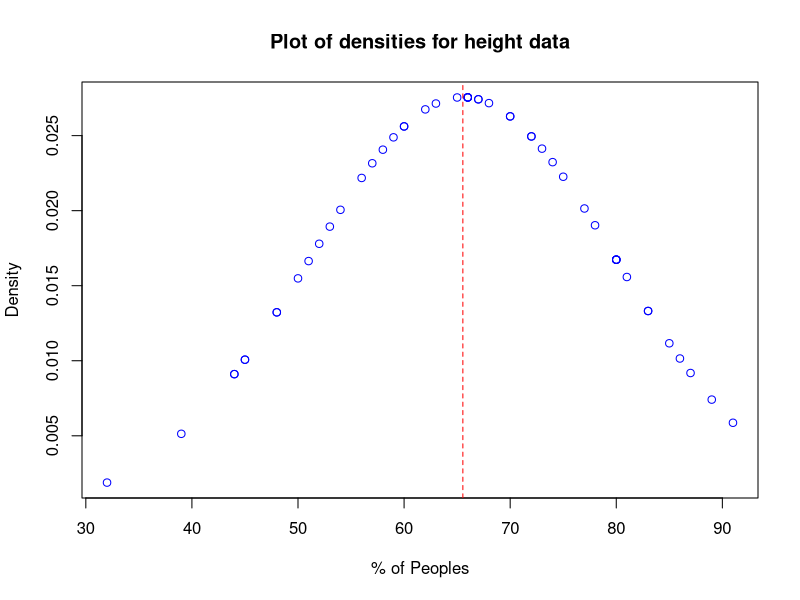
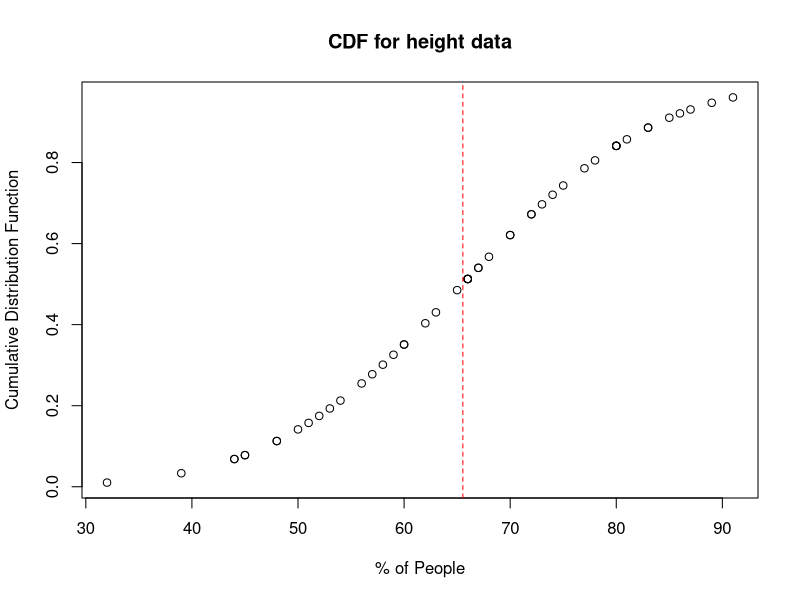

Here is the R script that generated these plots, in order:
data <- USArrests$UrbanPop
# print(data)
# plot(data)
mu <- mean(data)
std <- sd(data)
normalized <- dnorm(data, mu, std)

png(filename = "Normalized_Data.png")
plot(data, normalized,
    col = "blue",
    xlab = "% of Peoples", ylab = "Density",
    main = "Plot of densities for height data"
)
abline(v = mu, col = "red", lty = "dashed")
dev.off()

png(filename = "CDF.png")
plot(data, pnorm(data, mean = mu, sd = std),
    ylab = "Cumulative Distribution Function",
    xlab = "% of People",
    main = "CDF for height data"
)
abline(v = mu, col = "red", lty = "dashed")
dev.off()

print(pnorm(60, mean = mu, sd = std))
print(pnorm(80, mean = mu, sd = std) - pnorm(50, mean = mu, sd = std))

print(qnorm(0.75, mean = mu, sd = std))
